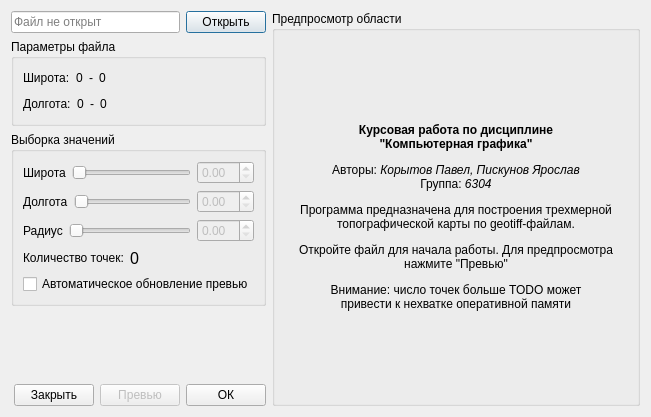
<?xml version="1.0" encoding="UTF-8"?>
<ui version="4.0">
 <class>OpenDialog</class>
 <widget class="QDialog" name="OpenDialog">
  <property name="geometry">
   <rect>
    <x>0</x>
    <y>0</y>
    <width>651</width>
    <height>417</height>
   </rect>
  </property>
  <property name="windowTitle">
   <string>Dialog</string>
  </property>
  <layout class="QHBoxLayout" name="horizontalLayout_9" stretch="2,3">
   <item>
    <layout class="QVBoxLayout" name="verticalLayout_2">
     <item>
      <layout class="QHBoxLayout" name="horizontalLayout_3">
       <item>
        <widget class="QLineEdit" name="fileNameEdit">
         <property name="readOnly">
          <bool>true</bool>
         </property>
         <property name="placeholderText">
          <string>Файл не открыт</string>
         </property>
        </widget>
       </item>
       <item>
        <widget class="QPushButton" name="openButton">
         <property name="text">
          <string>Открыть</string>
         </property>
        </widget>
       </item>
      </layout>
     </item>
     <item>
      <widget class="QGroupBox" name="groupBox">
       <property name="title">
        <string>Параметры файла</string>
       </property>
       <layout class="QVBoxLayout" name="verticalLayout_3">
        <item>
         <layout class="QHBoxLayout" name="horizontalLayout">
          <item>
           <widget class="QLabel" name="label">
            <property name="text">
             <string>Широта:</string>
            </property>
           </widget>
          </item>
          <item>
           <widget class="QLabel" name="minLat">
            <property name="text">
             <string>0</string>
            </property>
           </widget>
          </item>
          <item>
           <widget class="QLabel" name="label_2">
            <property name="text">
             <string>-</string>
            </property>
           </widget>
          </item>
          <item>
           <widget class="QLabel" name="maxLat">
            <property name="text">
             <string>0</string>
            </property>
           </widget>
          </item>
          <item>
           <spacer name="horizontalSpacer">
            <property name="orientation">
             <enum>Qt::Horizontal</enum>
            </property>
            <property name="sizeHint" stdset="0">
             <size>
              <width>40</width>
              <height>20</height>
             </size>
            </property>
           </spacer>
          </item>
         </layout>
        </item>
        <item>
         <layout class="QHBoxLayout" name="horizontalLayout_2">
          <item>
           <widget class="QLabel" name="label_3">
            <property name="text">
             <string>Долгота:</string>
            </property>
           </widget>
          </item>
          <item>
           <widget class="QLabel" name="minLon">
            <property name="text">
             <string>0</string>
            </property>
           </widget>
          </item>
          <item>
           <widget class="QLabel" name="label_4">
            <property name="text">
             <string>-</string>
            </property>
           </widget>
          </item>
          <item>
           <widget class="QLabel" name="maxLon">
            <property name="text">
             <string>0</string>
            </property>
           </widget>
          </item>
          <item>
           <spacer name="horizontalSpacer_2">
            <property name="orientation">
             <enum>Qt::Horizontal</enum>
            </property>
            <property name="sizeHint" stdset="0">
             <size>
              <width>40</width>
              <height>20</height>
             </size>
            </property>
           </spacer>
          </item>
         </layout>
        </item>
       </layout>
      </widget>
     </item>
     <item>
      <widget class="QGroupBox" name="groupBox_2">
       <property name="title">
        <string>Выборка значений</string>
       </property>
       <layout class="QVBoxLayout" name="verticalLayout">
        <item>
         <layout class="QHBoxLayout" name="horizontalLayout_6">
          <item>
           <widget class="QLabel" name="label_5">
            <property name="text">
             <string>Широта</string>
            </property>
           </widget>
          </item>
          <item>
           <widget class="QSlider" name="latSlider">
            <property name="enabled">
             <bool>false</bool>
            </property>
            <property name="orientation">
             <enum>Qt::Horizontal</enum>
            </property>
           </widget>
          </item>
          <item>
           <widget class="QDoubleSpinBox" name="latSpin">
            <property name="enabled">
             <bool>false</bool>
            </property>
            <property name="singleStep">
             <double>0.050000000000000</double>
            </property>
           </widget>
          </item>
         </layout>
        </item>
        <item>
         <layout class="QHBoxLayout" name="horizontalLayout_5">
          <item>
           <widget class="QLabel" name="label_6">
            <property name="text">
             <string>Долгота</string>
            </property>
           </widget>
          </item>
          <item>
           <widget class="QSlider" name="lonSlider">
            <property name="enabled">
             <bool>false</bool>
            </property>
            <property name="orientation">
             <enum>Qt::Horizontal</enum>
            </property>
           </widget>
          </item>
          <item>
           <widget class="QDoubleSpinBox" name="lonSpin">
            <property name="enabled">
             <bool>false</bool>
            </property>
            <property name="singleStep">
             <double>0.050000000000000</double>
            </property>
           </widget>
          </item>
         </layout>
        </item>
        <item>
         <layout class="QHBoxLayout" name="horizontalLayout_4">
          <item>
           <widget class="QLabel" name="label_7">
            <property name="text">
             <string>Радиус</string>
            </property>
           </widget>
          </item>
          <item>
           <widget class="QSlider" name="radSlider">
            <property name="enabled">
             <bool>false</bool>
            </property>
            <property name="orientation">
             <enum>Qt::Horizontal</enum>
            </property>
           </widget>
          </item>
          <item>
           <widget class="QDoubleSpinBox" name="radSpin">
            <property name="enabled">
             <bool>false</bool>
            </property>
            <property name="singleStep">
             <double>0.050000000000000</double>
            </property>
           </widget>
          </item>
         </layout>
        </item>
        <item>
         <layout class="QHBoxLayout" name="horizontalLayout_7">
          <item>
           <widget class="QLabel" name="label_8">
            <property name="text">
             <string>Количество точек:</string>
            </property>
           </widget>
          </item>
          <item>
           <widget class="QLabel" name="pointNumber">
            <property name="font">
             <font>
              <pointsize>12</pointsize>
             </font>
            </property>
            <property name="text">
             <string>0</string>
            </property>
           </widget>
          </item>
          <item>
           <spacer name="horizontalSpacer_3">
            <property name="orientation">
             <enum>Qt::Horizontal</enum>
            </property>
            <property name="sizeHint" stdset="0">
             <size>
              <width>40</width>
              <height>20</height>
             </size>
            </property>
           </spacer>
          </item>
         </layout>
        </item>
        <item>
         <widget class="QCheckBox" name="autoUpdateCheckBox">
          <property name="text">
           <string>Автоматическое обновление превью</string>
          </property>
         </widget>
        </item>
       </layout>
      </widget>
     </item>
     <item>
      <spacer name="verticalSpacer">
       <property name="orientation">
        <enum>Qt::Vertical</enum>
       </property>
       <property name="sizeHint" stdset="0">
        <size>
         <width>20</width>
         <height>40</height>
        </size>
       </property>
      </spacer>
     </item>
     <item>
      <layout class="QHBoxLayout" name="horizontalLayout_8">
       <item>
        <spacer name="horizontalSpacer_4">
         <property name="orientation">
          <enum>Qt::Horizontal</enum>
         </property>
         <property name="sizeHint" stdset="0">
          <size>
           <width>40</width>
           <height>20</height>
          </size>
         </property>
        </spacer>
       </item>
       <item>
        <widget class="QPushButton" name="closeButton">
         <property name="text">
          <string>Закрыть</string>
         </property>
        </widget>
       </item>
       <item>
        <widget class="QPushButton" name="previewButton">
         <property name="enabled">
          <bool>false</bool>
         </property>
         <property name="text">
          <string>Превью</string>
         </property>
        </widget>
       </item>
       <item>
        <widget class="QPushButton" name="okButton">
         <property name="text">
          <string>ОК</string>
         </property>
        </widget>
       </item>
      </layout>
     </item>
    </layout>
   </item>
   <item>
    <widget class="QGroupBox" name="previewGroupBox">
     <property name="title">
      <string>Предпросмотр области</string>
     </property>
     <layout class="QVBoxLayout" name="previewLayout">
      <item>
       <widget class="QLabel" name="previewLabel">
        <property name="text">
         <string>&lt;html&gt;&lt;head/&gt;&lt;body&gt;&lt;p align=&quot;center&quot;&gt;&lt;span style=&quot; font-weight:600;&quot;&gt;Курсовая работа по дисциплине&lt;br/&gt;&amp;quot;Компьютерная графика&amp;quot;&lt;/span&gt;&lt;/p&gt;&lt;p align=&quot;center&quot;&gt;Авторы: &lt;span style=&quot; font-style:italic;&quot;&gt;Корытов Павел, Пискунов Ярослав&lt;br/&gt;&lt;/span&gt;Группа: &lt;span style=&quot; font-style:italic;&quot;&gt;6304&lt;/span&gt;&lt;/p&gt;&lt;p align=&quot;center&quot;&gt;Программа предназначена для построения трехмерной&lt;br/&gt;топографической карты по geotiff-файлам.&lt;/p&gt;&lt;p align=&quot;center&quot;&gt;Откройте файл для начала работы. Для предпросмотра &lt;br/&gt;нажмите &amp;quot;Превью&amp;quot;&lt;/p&gt;&lt;p align=&quot;center&quot;&gt;Внимание: число точек больше TODO может &lt;br/&gt;привести к нехватке оперативной памяти&lt;/p&gt;&lt;/body&gt;&lt;/html&gt;</string>
        </property>
       </widget>
      </item>
     </layout>
    </widget>
   </item>
  </layout>
 </widget>
 <resources/>
 <connections>
  <connection>
   <sender>closeButton</sender>
   <signal>clicked()</signal>
   <receiver>OpenDialog</receiver>
   <slot>reject()</slot>
   <hints>
    <hint type="sourcelabel">
     <x>285</x>
     <y>364</y>
    </hint>
    <hint type="destinationlabel">
     <x>270</x>
     <y>329</y>
    </hint>
   </hints>
  </connection>
 </connections>
</ui>
